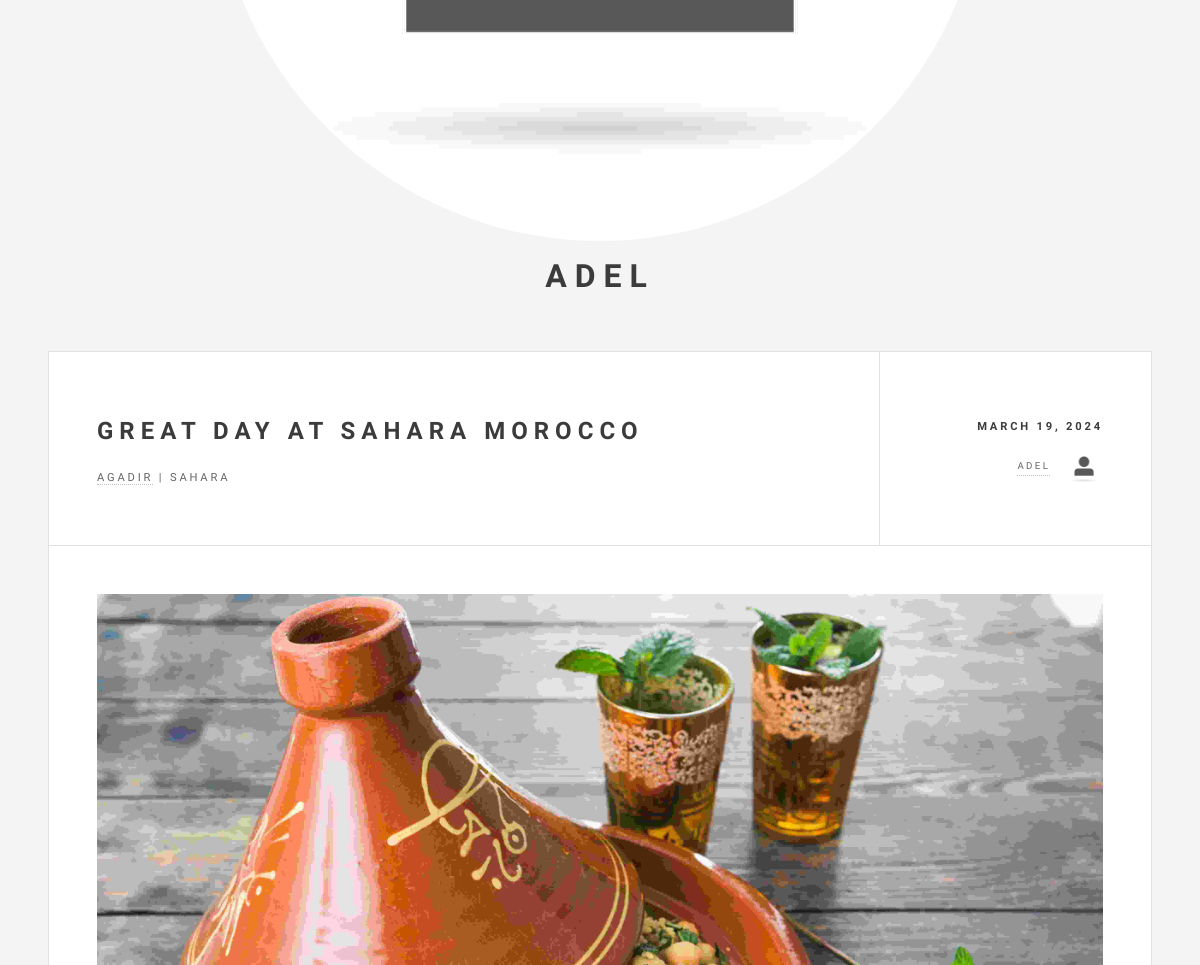
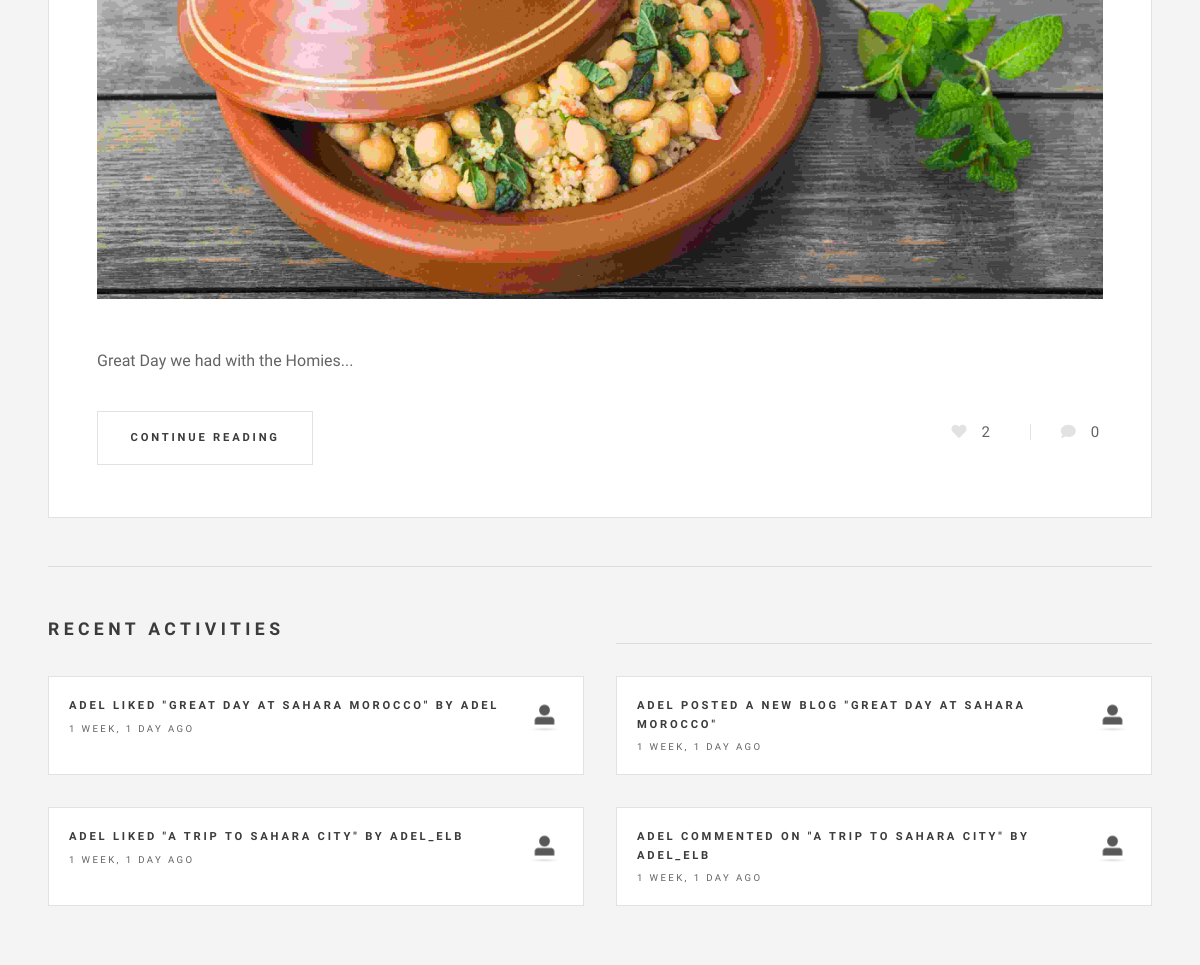
Before: /profile/4/ (lower part) with the older database file (2 pictures, top to bottom).
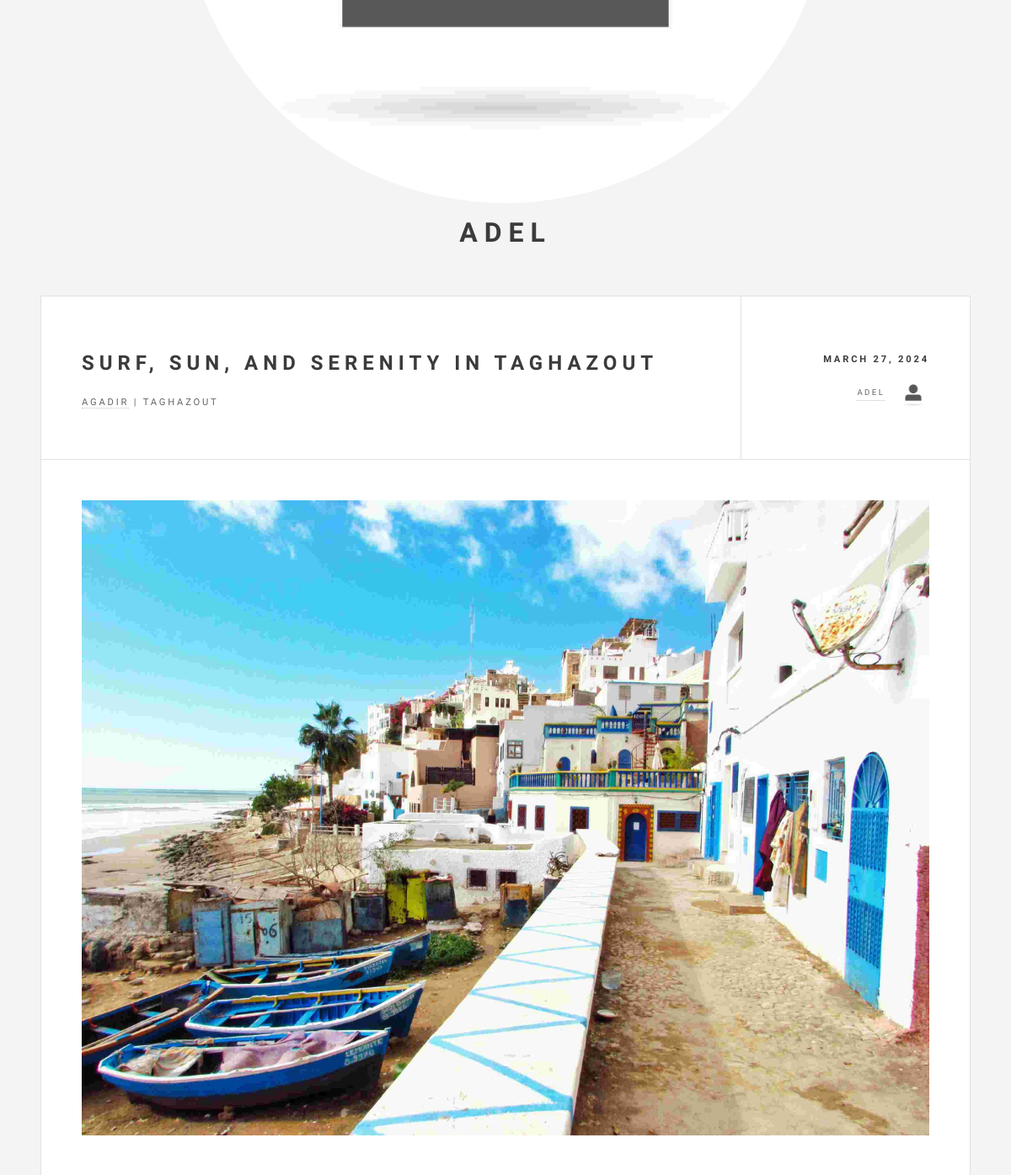
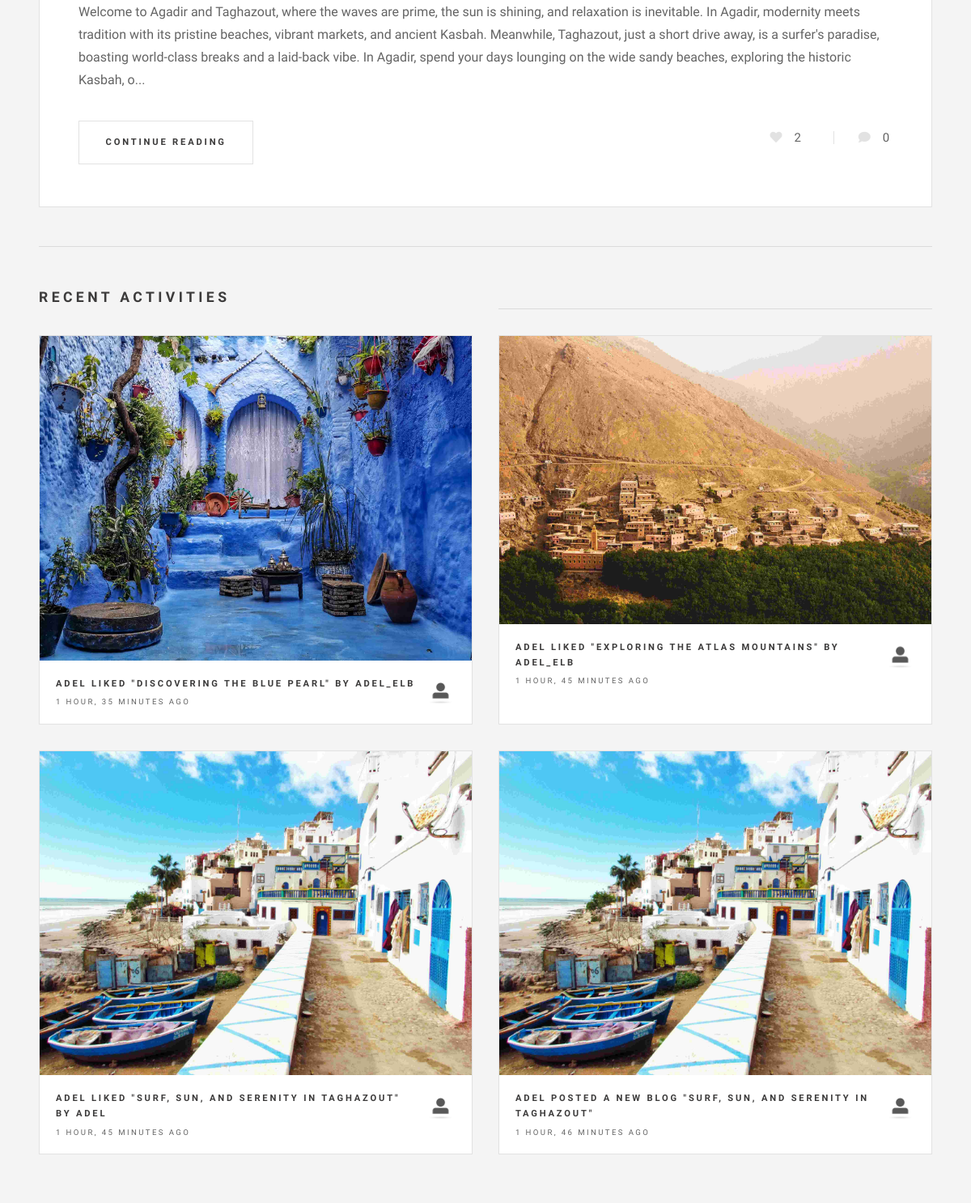
After: the same page with the newer database file (2 pictures, top to bottom).
### base/models.py (models this page shows, shortened)
class BlogPost(models.Model):
    author = models.ForeignKey(User, on_delete=models.CASCADE, null=True)
    title = models.CharField(max_length=200)
    city = models.ForeignKey(City, on_delete=models.SET_NULL, null=True)
    specific_location = models.CharField(max_length=200, null=True, blank=True)
    description = models.TextField(null=False, blank=False)
    food = models.CharField(max_length=200, blank=True)
    food_rating = models.IntegerField(null=True, blank=True,
                                      validators=[MinValueValidator(1),
                                                  MaxValueValidator(5)])
    accommodation = models.CharField(max_length=200, blank=True)
    accommodation_rating = models.IntegerField(null=True, blank=True,
                                               validators=[MinValueValidator(1),
                                                           MaxValueValidator(5)])
    picture = models.ImageField(null=True, blank=True)
    likes = models.IntegerField(default=0)
    updated = models.DateTimeField(auto_now=True)
    created = models.DateTimeField(auto_now_add=True)
    class Meta:
        ordering = ['-created']
    def class_name(self) -> str:
        return self.__class__.__name__
    def short_description(self) -> str:
        return f'{self.description[:430]}...'

class City(models.Model):
    name = models.CharField(max_length=200)
    def __str__(self) -> str:
        return self.name

class User(AbstractUser):
    name = models.CharField(max_length=200, null=True, blank=False)
    email = models.EmailField(unique=True, null=False, blank=False)
    bio = models.TextField(null=True, blank=True)
    avatar = models.ImageField(null=True, default="default.jpg")
    USERNAME_FIELD = 'email'
    REQUIRED_FIELDS = []

class Like(models.Model):
    user = models.ForeignKey(User, on_delete=models.CASCADE)
    blogPost = models.ForeignKey(BlogPost, on_delete=models.CASCADE)
    created = models.DateTimeField(auto_now_add=True)
    def class_name(self) -> str:
        return self.__class__.__name__

class Comment(models.Model):
    user = models.ForeignKey(User, on_delete=models.CASCADE)
    blogPost = models.ForeignKey(BlogPost, on_delete=models.CASCADE)
    body = models.TextField()
    edited = models.BooleanField(default=False)
    updated = models.DateTimeField(auto_now=True)
    created = models.DateTimeField(auto_now_add=True)
    def class_name(self) -> str:
        return self.__class__.__name__

### base/views.py (the view)
# urls.py: path('profile/<str:pk>/', views.profilePage, name='profile'),
def profilePage(request, pk):
    user = User.objects.get(id=int(pk))
    posts = BlogPost.objects.filter(author__id=int(pk))
    user_comments = user.comment_set.all()
    user_likes = user.like_set.all()
    postSetup(request, posts)
    activities = sortActivities(posts, user_likes, user_comments)
    context = {
        'title': 'Profile Page',
        'user': user,
        'posts': posts,
        'activities': activities[:10]
    }
    return render(request, 'profile.html', context)

### base/views.py (called while the page is built)
def postSetup(request, posts):
    for post in posts:
        post.comments = post.comment_set.all()
    user_likes = None;
    if request.user.is_authenticated:
        user_likes = Like.objects.filter(user=request.user)
    for post in posts:
        post.user_liked = user_likes.filter(blogPost=post).exists() if user_likes else False

def sortActivities(posts, likes, comments):
    activities = sorted(
        chain(posts, comments, likes),
        key=attrgetter('created'),
        reverse=True
    )
    return activities

### base/templates/profile.html (shortened to what this page needs)
{% extends 'layout.html' %}
{% load static %}
{% block content %}
  <div id="wrapper">
    <div id="main">
      {% for post in posts %}
      <article class="post">
        <header>
          <div class="title">
            <h2><a href="{% url 'blog' post.id %}">{{ post.title }}</a></h2>
            <p>
              <a href="{% url 'city-blogs' post.city.id %}">{{ post.city }}</a> | {{post.specific_location }}
            </p>
          </div>
          <div class="meta">
            <time class="published" datetime="2015-11-01">{{ post.created | date }}</time>
            <a href="{% url 'profile' post.author.id %}" class="author">
              <span class="name">{{ post.author.username}}</span>
              <img src="{{ post.author.avatar.url }}" alt=""/></a>
          </div>
        </header>
        {% if post.picture %}
        <a href="{% url 'blog' post.id %}" class="image featured">
          <img src="{{ post.picture.url }}" alt=""/></a>
        {% else %}
        <a href="{% url 'blog' post.id %}" class="image featured">
          <img src="{% static 'images/cuisine.jpg' %}" alt=""/></a>
        {% endif %}
        <p>{{ post.short_description }}</p>
        <footer>
          <ul class="actions">
            <li>
              <a href="{% url 'blog' post.id %}" class="button large">Continue Reading</a>
            </li>
          </ul>
          <ul class="stats">
            <li>
              <i class="icon solid fa-heart {% if post.user_liked %}liked{% endif %}"
              data-post-id="{{ post.id }}"></i><span id="like-{{ post.id }}">{{ post.likes }}</span>
            </li>
            <li>
              <a href="{% url 'blog' post.id %}" class="icon solid fa-comment">{{ post.comments.count }}</a>
            </li>
          </ul>
        </footer>
      </article>
      {% endfor %}
    </div>
    <section id="sidebar">
        <section id="intro">
          <img src="{{ user.avatar.url }}" style="
            width: 70%;
            height: 70%;
            border-radius: 50%;
          " alt="" />
          <header>
            <div class="profile-username">
              <h2>{{ user.username }}</h2>
            </div>
          </header>
        </section>
        <section>
          <div class="mini-posts">
            <h2>Recent Activities</h2>
            <hr>
            {% for activity in activities %}
            {% if activity.class_name == 'Like' %}
            <article class="mini-post">
              <header>
                <h3>
                  <a href="{% url 'profile' activity.user.id %}">
                  {% if request.user == activity.user %}
                  You
                  {% else %}
                  {{ activity.user.username }}
                  {% endif %}
                  </a>
                   Liked <a href="{% url 'blog' activity.blogPost.id %}">"{{ activity.blogPost.title }}"</a>
                  by <a href="{% url 'profile' activity.blogPost.author.id %}">{{ activity.blogPost.author.username }}</a>
                </h3>
                <time class="published" datetime="2015-10-20">{{ activity.created | timesince }} ago</time>
                <a href="{% url 'profile' activity.blogPost.author.id %}" class="author"><img src="{{ activity.user.avatar.url }}" alt="" /></a>
              </header>
              {% if activity.blogPost.picture %}
              <a href="{% url 'blog' activity.blogPost.id %}" class="image"><img src="{{ activity.blogPost.picture.url }}" alt="" /></a>
              {% endif %}
            </article>
            {% elif activity.class_name == 'Comment' %}
            <article class="mini-post">
              <header>
                <h3>
                  <a href="{% url 'profile' activity.user.id %}">
                  {% if request.user == activity.user %}
                  You
                  {% else %}
                  {{ activity.user.username }}
                  {% endif %}
                  </a>
                   Commented On <a href="{% url 'blog' activity.blogPost.id %}">"{{ activity.blogPost.title }}"</a>
                  by <a href="{% url 'profile' activity.blogPost.author.id %}">{{ activity.blogPost.author.username }}</a>
                </h3>
                <time class="published" datetime="2015-10-20">{{ activity.created | timesince }} ago</time>
                <a href="{% url 'profile' activity.blogPost.author.id %}" class="author"><img src="{{ activity.user.avatar.url }}" alt="" /></a>
              </header>
            </article>
            {% else %}
            <article class="mini-post">
              <header>
                <h3>
                  <a href="{% url 'profile' activity.author.id %}">
                  {% if request.user == activity.author %}
                  You
                  {% else %}
                  {{ activity.author.username }}
                  {% endif %}
                  </a>
                   Posted A New Blog <a href="{% url 'blog' activity.id %}">"{{ activity.title }}"</a>
                </h3>
                <time class="published" datetime="2015-10-20">{{ activity.created | timesince }} ago</time>
                <a href="{% url 'profile' activity.author.id %}" class="author"><img src="{{ activity.author.avatar.url }}" alt="" /></a>
              </header>
              {% if activity.picture %}
              <a href="{% url 'blog' activity.id %}" class="image"><img src="{{ activity.picture.url }}" alt="" /></a>
              {% endif %}
            </article>
            {% endif %}
            {% endfor %}
          </div>
        </section>
    </section>
  </div>
{% endblock %}

### base/templates/layout.html (shortened to what this page needs)
<!DOCTYPE HTML>
{% load static %}
<html>
<head>
  <link rel="stylesheet" href="{% static 'styles/main.css' %}" />
  <link rel="stylesheet" href="{% static 'styles/main_1.css' %}" />
  <link rel="stylesheet" href="https://cdnjs.cloudflare.com/ajax/libs/font-awesome/4.7.0/css/font-awesome.min.css">
</head>
<body class="is-preload">
    {% block content %}
    {% endblock %}
</body>
</html>

### base/templates/header_menu.html (shortened to what this page needs)
{% load static %}

### static/styles/main_1.css (style rules this page uses)
.stats { font-size: 25px; }
i.icon.solid.fa-heart { cursor: pointer; }

Changed rows visible on the page:
removed BlogPost: title "GREAT DAY AT SAHARA MOROCCO", city "AGADIR", specific_location "SAHARA", created "MARCH 19, 2024", author.username "ADEL", author.avatar (placeholder picture), short_description "Great Day we had with the Homies...", likes "2", comments.count "0", created "1 WEEK, 1 DAY"
removed Like: user.username "ADEL", blogPost "GREAT DAY AT SAHARA MOROCCO", blogPost.author.username "ADEL", created "1 WEEK, 1 DAY", user.avatar (placeholder picture)
removed Like: user.username "ADEL", blogPost "A TRIP TO SAHARA CITY", blogPost.author.username "ADEL_ELB", created "1 WEEK, 1 DAY", user.avatar (placeholder picture)
removed Comment: user.username "ADEL", blogPost "A TRIP TO SAHARA CITY", blogPost.author.username "ADEL_ELB", created "1 WEEK, 1 DAY", user.avatar (placeholder picture)
added BlogPost: title "SURF, SUN, AND SERENITY IN TAGHAZOUT", city "AGADIR", specific_location "TAGHAZOUT", created "MARCH 27, 2024", author.username "ADEL", author.avatar (placeholder picture), picture (picture), short_description "Welcome to Agadir and Taghazout, where the waves are prime, the sun is shining, and relaxation is inevitable. In Agadir, modernity meets tradition with its pristine beaches, vibrant markets, and ancient Kasbah. Meanwhile, Taghazout, just a short drive away, is a surfer's paradise, boasting world-class breaks and a laid-back vibe. In Agadir, spend your days lounging on the wide sandy beaches, exploring the historic Kasbah, o...", likes "2", comments.count "0", created "1 HOUR, 46 MINUTES"
added Like: user.username "ADEL", blogPost "DISCOVERING THE BLUE PEARL", blogPost.author.username "ADEL_ELB", created "1 HOUR, 35 MINUTES", user.avatar (placeholder picture), blogPost.picture (picture)
added Like: user.username "ADEL", blogPost "EXPLORING THE ATLAS MOUNTAINS", blogPost.author.username "ADEL_ELB", created "1 HOUR, 45 MINUTES", user.avatar (placeholder picture), blogPost.picture (picture)
added Like: user.username "ADEL", blogPost "SURF, SUN, AND SERENITY IN TAGHAZOUT", blogPost.author.username "ADEL", created "1 HOUR, 45 MINUTES", user.avatar (placeholder picture), blogPost.picture (picture)
